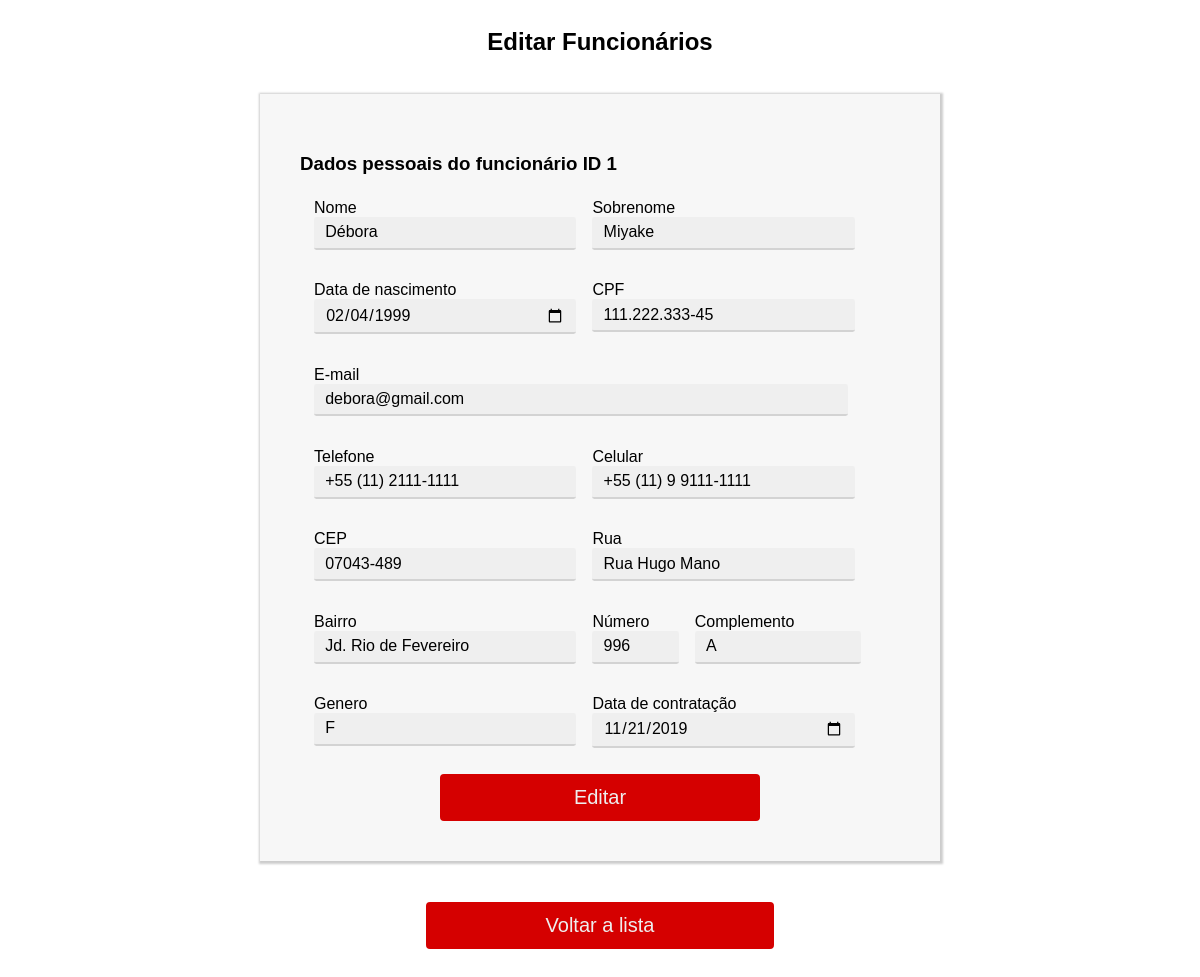
The app's page /crud/admin/form_editar_func.php?id=1 (signed in) with its own data.
### tables this page shows
CREATE TABLE `tbfuncionario` (
  `id_func` int(11) NOT NULL,
  `nome_func` varchar(128) NOT NULL,
  `sobrenome_func` varchar(64) NOT NULL,
  `dtnasc_func` date NOT NULL,
  `cpf_func` varchar(21) NOT NULL,
  `email_func` varchar(128) NOT NULL,
  `tel_func` varchar(19) NOT NULL,
  `cel_func` varchar(20) NOT NULL,
  `cep` varchar(9) NOT NULL,
  `rua` varchar(128) NOT NULL,
  `bairro` varchar(64) NOT NULL,
  `numero` int(11) NOT NULL,
  `complemento` varchar(64) DEFAULT NULL,
  `genero_func` varchar(1) NOT NULL,
  `dtcontratacao` date NOT NULL
);

### crud/admin/form_editar_func.php (the view, shortened to what this page needs)
<?php
        if($_SESSION["usuario"] && isset($_SESSION["adm"])){
            include_once '../../pages/conexao.php';
?>
<!DOCTYPE html>
<html lang="pt-br">
<head>
    <link rel="stylesheet" type="text/css" href="../../assets/css/style.css">
</head>
<body>
    <form action="editar_func.php" method="POST">
        <div id="cadastro">
            <h2>Editar Funcionários</h2><br/>
        </div>
        <?php
        $cod = $_GET["id"];
        $consulta = "SELECT *FROM tbfuncionario WHERE id_func = '$cod'";
        $executar = mysqli_query($conn,$consulta);
        while ($linha = mysqli_fetch_array($executar)) {
        ?>
        <div id="form">
            <h3>Dados pessoais do funcionário ID <?= $linha['id_func'] ?></h3>
            <fieldset class="linha">
                <div class="input">
                    Nome<input type="text" id="nome_func" name="nome_func" placeholder="Nome" value="<?= $linha['nome_func'] ?>">
                </div>
                <div class="input">
                    Sobrenome<input type="text" id="sobrenome_func" name="sobrenome_func" placeholder="Sobrenome" value="<?= $linha['sobrenome_func'] ?>">
                </div>
            </fieldset>
            <fieldset class="linha">
                <div class="input">
                    Data de nascimento<input type="date" id="dtnasc_func" name="dtnasc_func" placeholder="Data de nascimento" value="<?= $linha['dtnasc_func'] ?>">
                </div>
                <div class="input">
                    CPF<input type="text" id="cpf_func" name="cpf_func" placeholder="CPF" maxlength="20"  value="<?= $linha['cpf_func'] ?>">
                </div>
            </fieldset>
            <fieldset class="linha">
                <div class="input">
                    E-mail<input type="email" id="email_func" name="email_func" style="width:32rem" placeholder="E-mail" value="<?= $linha['email_func'] ?>">
                </div>
            </fieldset>
            <fieldset class="linha">
                <div class="input">
                    Telefone<input type="text" id="tel_func" name="tel_func" placeholder="Telefone" value="<?= $linha['tel_func'] ?>">
                </div>
                <div class="input">
                    Celular<input type="text" id="cel_func" name="cel_func" placeholder="Celular" value="<?= $linha['cel_func'] ?>">
                </div>
            </fieldset>
            <fieldset class="linha">
                <div class="input">
                    CEP<input type="text" id="cep" name="cep" placeholder="CEP" value="<?= $linha['cep'] ?>">
                </div>
                <div class="input">
                    Rua<input type="text" id="rua" name="rua" placeholder="Rua" value="<?= $linha['rua'] ?>">
                </div>
            </fieldset>
            <fieldset class="linha">
                <div class="input">
                    Bairro<input type="text" id="bairro" name="bairro" placeholder="Bairro" value="<?= $linha['bairro'] ?>">
                </div>
                <div class="input">
                    Número<input type="text" id="numero" name="numero" style="width:4em" placeholder="N°" value="<?= $linha['numero'] ?>">
                </div>
                <div class="input">
                   Complemento <input type="text" id="complemento" name="complemento" style="width:9em" placeholder="Complemento" value="<?= $linha['complemento'] ?>">
                </div>
            </fieldset>
            <fieldset class="linha">
                <div class="input">
                   Genero<input type="text" id="genero_func" name="genero_func" maxlength="1" placeholder="Gênero (F/M)" value="<?= $linha['genero_func'] ?>">
                </div>
                <div class="input">
                   Data de contratação <input type="date" id="dtcontratacao" name="dtcontratacao" value="<?= $linha['dtcontratacao'] ?>">
                </div>
            </fieldset>
            <button class="cadastrar" type="submit" name="button">Editar</button>
        </div>
    </form>
    <a class="cadastrar cadastra-link" href="lista_func.php">Voltar a lista</a>
    <?php } ?>
</body>
</html>
<?php
    }else{
        echo "<script>
                window.location.href = '../../index.php';
            </script>";
    }
?>

### assets/css/style.css (style rules this page uses)
:root { --primary-color: #d50000; --secondary-color: #000000; --secondary-light-color: #212121; --background-color: #eeeeee; }
html, body, input, button { font-family: sans-serif; font-size: 1em; }
#cadastro { width: 52%; text-align: center; height: 80px; display: table; margin: 0 auto; border-radius: 0.25rem; background-color: #FFF; }
#form { width: 600px; display: table; margin: 0 auto; padding: 40px; background-color: rgba(0, 0, 0, 0.03); box-shadow: 1px 1px 2px 2px rgba(0, 0, 0, 0.2); }
fieldset { display: table; border: none; }
.linha .input { float: left; margin-right: 1em; margin-bottom: 1em; }
input { display: block; padding: 0.4rem 0.7rem; background-color: rgba(0, 0, 0, 0.03); border-radius: 0.15rem; width: 15em; border: 0; border-bottom: 2px solid lightgrey; transition: all .3s ease-out; }
.cadastrar { font-size: 1.5em; background: var(--primary-color); border: 2px solid var(--primary-color); border-radius: 0.25rem; margin-bottom: 1em; color: var(--background-color); padding: 0.5em 0.6em; cursor: pointer; display: table; margin: 0 auto; width: 20rem; font-size: 15pt; transition: all .3s ease-out; }
.cadastra-link { margin-top: 3.5%; margin-bottom: 3.5%; text-decoration: none; text-align: center; transition: all .3s ease-out; }

### records on screen
tbfuncionario: id_func "1", nome_func "Débora", sobrenome_func "Miyake", dtnasc_func "02/04/1999", cpf_func "111.222.333-45", email_func "debora@gmail.com", tel_func "+55 (11) 2111-1111", cel_func "+55 (11) 9 9111-1111", cep "07043-489", rua "Rua Hugo Mano", bairro "Jd. Rio de Fevereiro", numero "996", complemento "A", genero_func "F", dtcontratacao "11/21/2019"
